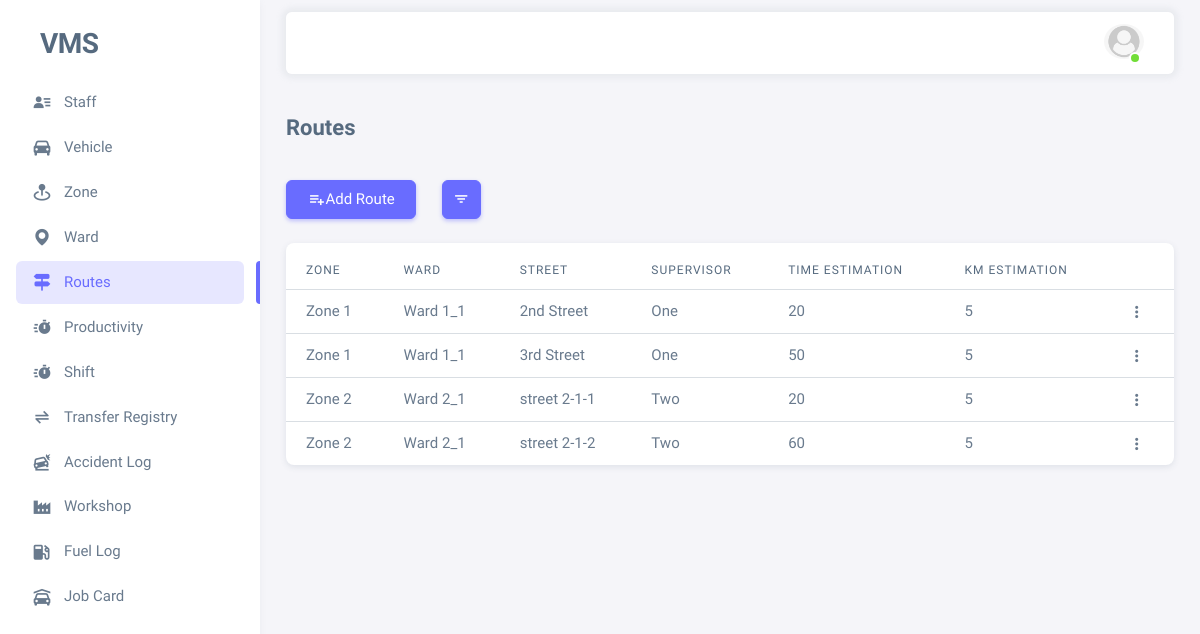
The page /route-list/ (signed in) on the database its author committed.
### vms_app/models.py (models this page shows, shortened)
class Employee(AbstractBaseUser, PermissionsMixin):
    id = models.UUIDField(primary_key=True, editable=False, unique=True, default=uuid.uuid4)
    name = models.CharField(max_length=100)
    image = models.ImageField(upload_to='profiles/', null=True, blank=True)
    employee_id = models.CharField(max_length=100, unique=True)
    is_active = models.BooleanField(default=True)
    is_staff = models.BooleanField(default=True)
    is_superuser = models.BooleanField(default=False)
    contact = models.CharField(max_length=255)
    address = models.TextField()
    remark = models.TextField(null=True, blank=True)
    objects = EmployeeManager()
    USERNAME_FIELD = 'employee_id'
    REQUIRED_FIELDS = ['name']
    def __str__(self) -> str:
        return self.name

class Route(models.Model):
    zone = models.ForeignKey(Zone, related_name='zone_routes_set', on_delete=models.PROTECT)
    ward = models.ForeignKey(Ward, related_name='ward_routes_set', on_delete=models.PROTECT)
    street = models.CharField(max_length=500)
    km_estimation = models.IntegerField(null=True, blank=True, default=50)
    time_estimation = models.IntegerField(default=100, null=True, blank=True)
    is_active = models.BooleanField(default=True)
    is_working = models.BooleanField(default=False)
    supervisor = models.ForeignKey(Employee, on_delete=models.SET_NULL, null=True, blank=True,
                                   related_name='route_supervised_by', limit_choices_to={'is_active': True})
    created_by = models.ForeignKey(Employee, on_delete=models.SET_NULL, null=True, blank=True,
                                   related_name='route_created_by')
    created_on = models.DateTimeField(auto_now_add=True)
    updated_by = models.ForeignKey(Employee, on_delete=models.SET_NULL, null=True, blank=True,
                                   related_name='route_updated_by')
    updated_on = models.DateTimeField(auto_now=True)

class Zone(models.Model):
    zone_name = models.CharField(max_length=50, unique=True)
    is_active = models.BooleanField(default=True)
    def __str__(self):
        return self.zone_name

class Ward(models.Model):
    ward_name = models.CharField(max_length=50, unique=True)
    zone = models.ForeignKey(Zone, related_name='contained_wards_set', on_delete=models.PROTECT)
    is_active = models.BooleanField(default=True)
    def __str__(self):
        return f"{self.ward_name}"

### vms_app/views.py (the view)
# urls.py: path('route-list/', views.route_list, name='route_list'),
@login_required(login_url='login')
@active_required
def route_list(request):
    search_active = False if request.GET.get('query', None) == "in_active" else True
    routes = Route.objects.filter(is_active=search_active)
    context = {
        "routes": routes,
        "menu": "menu-route"
    }
    return render(request, 'vms_app/routes_list.html', context)

### vms_app/templates/vms_app/routes_list.html (shortened to what this page needs)
{% extends "base.html" %}
{% block content %}
<h4 class="fw-bold py-3 mb-4">Routes</h4>
<div class="row">
    <div class="col-auto">
        <a href="{% url "add_route" %}" class="btn btn-primary">
            <span class="tf-icons bx bx-list-plus"></span> Add Route
        </a>
    </div>
    <div class="col-auto">
        <button type="button" class="btn btn-primary btn-icon dropdown-toggle hide-arrow" data-bs-toggle="dropdown" aria-expanded="false">
            <i class="bx bx-filter"></i>
        </button>
    </div>
</div>
<div class="card mt-4">
    <div class="table-responsive text-nowrap mt-2">
        <table class="table">
            <thead>
                <tr>
                    <th>Zone</th>
                    <th>Ward</th>
                    <th>Street</th>
                    <th>Supervisor</th>
                    <th>Time Estimation</th>
                    <th>Km Estimation</th>
                    <th></th>
                </tr>
            </thead>
            <tbody class="table-border-bottom-0">
                {% for route in routes %}
                <tr>
                    <td>{{route.zone}}</td>
                    <td>{{route.ward}}</td>
                    <td>{{route.street}}</td>
                    <td>{{route.supervisor}}</td>
                    <td>{{route.time_estimation}}</td>
                    <td>{{route.km_estimation}}</td>
                    <td>
                        {% if request.user.is_superuser %}
                        <div class="dropdown">
                            <button type="button" class="btn p-0 dropdown-toggle hide-arrow" data-bs-toggle="dropdown">
                              <i class="bx bx-dots-vertical-rounded"></i>
                            </button>
                        </div>
                        {% else %}
                            <a href="{% url "edit_route" route.id %}" class="btn btn-sm btn-icon btn-primary">
                                <span class="tf-icons bx bxs-pencil"></span>
                            </a>
                        {% endif %}
                    </td>
                </tr>
                {% endfor %}
            </tbody>
        </table>
    </div>
</div>
{% endblock content %}

### templates/base.html (shortened to what this page needs)
<!DOCTYPE html>
{% load static %}
<html
        lang="en"
        class="light-style layout-menu-fixed"
        dir="ltr"
        data-theme="theme-default"
        data-assets-path="{% static "assets/" %}"
        data-template="vertical-menu-template-free"
>
<head>
    <link rel="stylesheet" href="{% static "assets/vendor/fonts/boxicons.css" %}"/>
    <link rel="stylesheet" href="{% static "assets/vendor/css/core.css" %}" class="template-customizer-core-css"/>
    <link rel="stylesheet" href="{% static "assets/vendor/css/theme-default.css" %}"
          class="template-customizer-theme-css"/>
    <link rel="stylesheet" href="{% static "assets/css/demo.css" %}"/>
    <link rel="stylesheet" href="{% static "assets/vendor/libs/perfect-scrollbar/perfect-scrollbar.css" %}"/>
    <link rel="stylesheet" href="{% static "assets/vendor/libs/apex-charts/apex-charts.css" %}"/>
    <link rel="stylesheet" href="https://cdn.jsdelivr.net/npm/bootstrap-icons@1.11.3/font/bootstrap-icons.min.css">
    <link href="https://cdn.datatables.net/1.13.7/css/dataTables.bootstrap5.min.css" rel="stylesheet">
</head>
<body>
<div class="layout-wrapper layout-content-navbar">
    <div class="layout-container">
        <aside id="layout-menu" class="layout-menu menu-vertical menu bg-menu-theme">
            <div class="app-brand demo">
                <a href="{% url "home" %}" class="app-brand-link">
                    <span class="app-brand-text demo menu-text fw-bolder ms-2">VMS</span>
                </a>
            </div>
            <ul class="menu-inner py-1">
                {% if request.user.is_superuser %}
                    <li class="menu-item" id="menu-staff">
                        <a href="{% url "staff_list" %}" class="menu-link">
                            <i class="menu-icon tf-icons bx bxs-user-detail"></i>
                            <div data-i18n="Staff">Staff</div>
                        </a>
                    </li>
                {% endif %}
                <li class="menu-item" id="menu-vehicle">
                    <a href="{% url "home" %}" class="menu-link">
                        <i class="menu-icon tf-icons bx bxs-car"></i>
                        <div data-i18n="Vehicle">Vehicle</div>
                    </a>
                </li>
                <li class="menu-item" id="menu-zone">
                    <a href="{% url "zone_list" %}" class="menu-link">
                        <i class="menu-icon tf-icons bx bxs-map-pin"></i>
                        <div data-i18n="Zone">Zone</div>
                    </a>
                </li>
                <li class="menu-item" id="menu-ward">
                    <a href="{% url "ward_list" %}" class="menu-link">
                        <i class="menu-icon tf-icons bx bxs-map"></i>
                        <div data-i18n="Ward">Ward</div>
                    </a>
                </li>
                <li class="menu-item" id="menu-route">
                    <a href="{% url "route_list" %}" class="menu-link">
                        <i class="menu-icon tf-icons bx bxs-directions"></i>
                        <div data-i18n="Routes">Routes</div>
                    </a>
                </li>
                <li class="menu-item" id="menu-productivity">
                    <a href="{% url "productivity_list" %}" class="menu-link">
                        <i class="menu-icon tf-icons bx bxs-timer"></i>
                        <div data-i18n="Productivity">Productivity</div>
                    </a>
                </li>
                <li class="menu-item" id="menu-shift">
                    <a href="{% url "shift_list" %}" class="menu-link">
                        <i class="menu-icon tf-icons bx bxs-timer"></i>
                        <div data-i18n="Shift">Shift</div>
                    </a>
                </li>
                <li class="menu-item" id="menu-transfer-registry">
                    <a href="{% url "transfer_register_view" %}" class="menu-link">
                        <i class="menu-icon tf-icons bx bx-transfer-alt"></i>
                        <div data-i18n="Transfer Registry">Transfer Registry</div>
                    </a>
                </li>
                <li class="menu-item" id="menu-accident-logs">
                    <a href="{% url "accident_log_view" %}" class="menu-link">
                        <i class="menu-icon tf-icons bx bxs-car-crash"></i>
                        <div data-i18n="Accident Log">Accident Log</div>
                    </a>
                </li>
                <li class="menu-item" id="menu-workshop">
                    <a href="{% url "workshop_list" %}" class="menu-link">
                        <i class="menu-icon tf-icons bx bxs-factory"></i>
                        <div data-i18n="Workshop">Workshop</div>
                    </a>
                </li>
                <li class="menu-item" id="menu-fuel-log">
                    <a href="{% url "fuel_log_list" %}" class="menu-link">
                        <i class="menu-icon tf-icons bx bxs-gas-pump"></i>
                        <div data-i18n="Fuel Log">Fuel Log</div>
                    </a>
                </li>
                <li class="menu-item" id="menu-job-card">
                    <a href="{% url "job_card_list" %}" class="menu-link">
                        <i class='menu-icon tf-icons bx bxs-car-garage'></i>
                        <div data-i18n="Job Card">Job Card</div>
                    </a>
                </li>
            </ul>
        </aside>
        <div class="layout-page">
            <nav class="layout-navbar container-xxl navbar navbar-expand-xl navbar-detached align-items-center bg-navbar-theme"
                 id="layout-navbar">
                <div class="navbar-nav-right d-flex align-items-center" id="navbar-collapse">
                    <ul class="navbar-nav flex-row align-items-center ms-auto">
                        <li class="nav-item navbar-dropdown dropdown-user dropdown">
                            <a class="nav-link dropdown-toggle hide-arrow" href="javascript:void(0);"
                               data-bs-toggle="dropdown">
                                <div class="avatar avatar-online">
                                    <img src="
                                            {% if request.user.image %}{{ request.user.image.url }}{% else %}{% static "assets/img/avatars/default.png" %}{% endif %}"
                                         width="50px" alt class="w-px-40 h-auto rounded-circle"/>
                                </div>
                            </a>
                        </li>
                    </ul>
                </div>
            </nav>
            <div class="content-wrapper">
                <div class="container-xxl flex-grow-1 container-p-y">
                    {% block content %}
                    {% endblock content %}
                </div>
            </div>
        </div>
    </div>
</div>
</body>
</html>

### static/assets/css/demo.css (style rules this page uses)
.menu .app-brand.demo { height: 64px; margin-top: 12px; }
.app-brand-text.demo { font-size: 1.75rem; letter-spacing: -0.5px; }

### rows shown on the page
Employee: image (placeholder picture)
Route: zone "Zone 1", ward "Ward 1_1", street "2nd Street", supervisor "One", time_estimation "20", km_estimation "5"
Route: zone "Zone 1", ward "Ward 1_1", street "3rd Street", supervisor "One", time_estimation "50", km_estimation "5"
Route: zone "Zone 2", ward "Ward 2_1", street "street 2-1-1", supervisor "Two", time_estimation "20", km_estimation "5"
Route: zone "Zone 2", ward "Ward 2_1", street "street 2-1-2", supervisor "Two", time_estimation "60", km_estimation "5"
